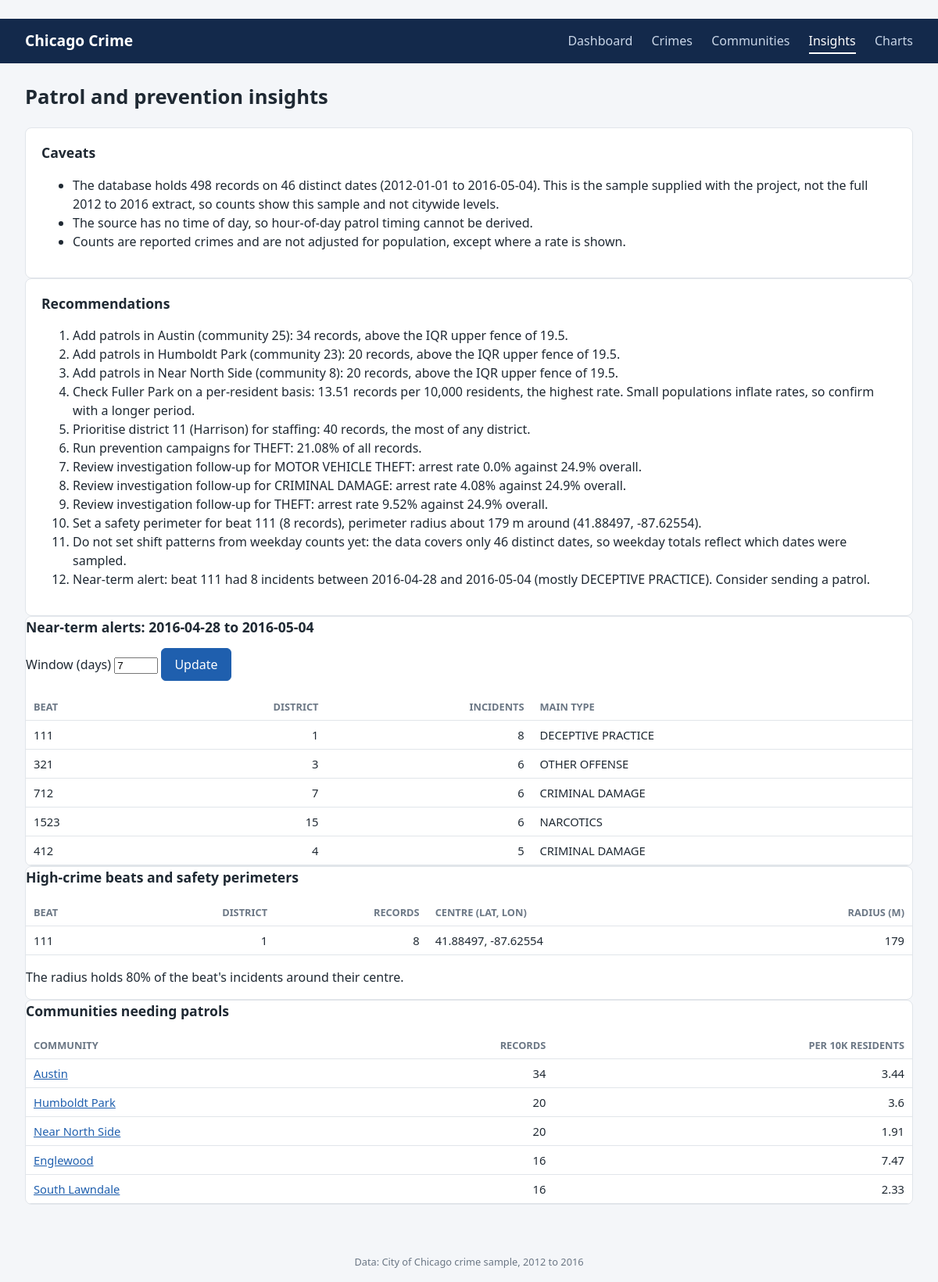
Screenshot of /insights with the database file from the repository.
### tables this page shows
CREATE TABLE dim_community (
	community_code INTEGER NOT NULL, 
	community_name VARCHAR(64) NOT NULL, 
	population INTEGER, 
	area_sqmile FLOAT, 
	area_sqkm FLOAT, 
	density_per_sqmi FLOAT, 
	density_per_sqkm FLOAT, 
	CONSTRAINT pk_dim_community PRIMARY KEY (community_code), 
	CONSTRAINT uq_dim_community_community_name UNIQUE (community_name)
);

### app/app.py (the view)
@app.route("/insights")
def insights_page():
    days = int_arg("days") or 7
    ins = build_insights(get_db(), window_days=min(max(days, 1), 90))
    return render_template("insights.html", ins=ins, notes=caveats(ins) if ins.get("recommendations") else [])

### app/app.py (called while the page is built)
def get_db() -> sqlite3.Connection:
    if "db" not in g:
        if not DB_PATH.is_file():
            abort(503)
        g.db = sqlite3.connect(f"{DB_PATH.as_uri()}?mode=rw", uri=True)
        g.db.row_factory = sqlite3.Row
        g.db.execute("PRAGMA foreign_keys = ON")
    return g.db

@app.before_request
def check_csrf() -> None:
    if request.method == "POST":
        token = request.form.get("csrf")
        if not token or token != session.get("csrf"):
            abort(400)

def int_arg(name: str) -> int | None:
    value = request.args.get(name, "").strip()
    return int(value) if value.isdigit() else None

### app/insights.py (called while the page is built)
def _rows(conn: sqlite3.Connection, sql: str, params: tuple = ()) -> list[dict]:
    cur = conn.execute(sql, params)
    names = [c[0] for c in cur.description]
    return [dict(zip(names, r)) for r in cur.fetchall()]

def _quantile(sorted_values: list[float], q: float) -> float:
    if not sorted_values:
        return float("nan")
    pos = (len(sorted_values) - 1) * q
    lo, hi = math.floor(pos), math.ceil(pos)
    return sorted_values[lo] + (sorted_values[hi] - sorted_values[lo]) * (pos - lo)

def iqr_upper_fence(values: list[int]) -> float:
    s = sorted(values)
    q1, q3 = _quantile(s, 0.25), _quantile(s, 0.75)
    return q3 + 1.5 * (q3 - q1)

def haversine_m(lat1: float, lon1: float, lat2: float, lon2: float) -> float:
    p1, p2 = math.radians(lat1), math.radians(lat2)
    dp, dl = p2 - p1, math.radians(lon2 - lon1)
    a = math.sin(dp / 2) ** 2 + math.cos(p1) * math.cos(p2) * math.sin(dl / 2) ** 2
    return 2 * EARTH_RADIUS_M * math.asin(math.sqrt(a))

def perimeter(points: list[tuple[float, float]]) -> dict | None:
    if not points:
        return None
    lat = sum(p[0] for p in points) / len(points)
    lon = sum(p[1] for p in points) / len(points)
    dists = sorted(haversine_m(lat, lon, p[0], p[1]) for p in points)
    return {
        "center_lat": round(lat, 5),
        "center_lon": round(lon, 5),
        "radius_m": round(_quantile(dists, PERIMETER_SHARE)),
        "points": len(points),
    }

### app/templates/insights.html (shortened to what this page needs)
{% extends "base.html" %}
{% block content %}
<h1>Patrol and prevention insights</h1>
{% if not ins.recommendations %}
<div class="panel"><p>No crime records are loaded yet.</p></div>
{% else %}
<div class="panel">
  <h2>Caveats</h2>
  <ul>{% for n in notes %}<li>{{ n }}</li>{% endfor %}</ul>
</div>
<div class="panel">
  <h2>Recommendations</h2>
  <ol>{% for r in ins.recommendations %}<li>{{ r }}</li>{% endfor %}</ol>
</div>
<div class="panel table-wrap">
  <h2>Near-term alerts: {{ ins.alerts.start }} to {{ ins.alerts.end }}</h2>
  <form method="get" action="{{ url_for('insights_page') }}">
    <label>Window (days) <input type="number" name="days" min="1" max="90" value="{{ ins.window_days }}"></label>
    <button type="submit">Update</button>
  </form>
  <table class="data">
    <thead><tr><th>Beat</th><th class="num">District</th><th class="num">Incidents</th><th>Main type</th></tr></thead>
    <tbody>
    {% for b in ins.alerts.beats %}
      <tr><td>{{ b.beat_num }}</td><td class="num">{{ b.district_code }}</td><td class="num">{{ b.crimes }}</td><td>{{ b.top_type }}</td></tr>
    {% else %}
      <tr><td colspan="4">No beat has 2 or more incidents in this window.</td></tr>
    {% endfor %}
    </tbody>
  </table>
</div>
<div class="panel table-wrap">
  <h2>High-crime beats and safety perimeters</h2>
  <table class="data">
    <thead><tr><th>Beat</th><th class="num">District</th><th class="num">Records</th><th>Centre (lat, lon)</th><th class="num">Radius (m)</th></tr></thead>
    <tbody>
    {% for b in ins.hotspot_beats %}
      <tr>
        <td>{{ b.beat_num }}</td><td class="num">{{ b.district_code }}</td><td class="num">{{ b.crimes }}</td>
        <td>{% if b.perimeter %}{{ b.perimeter.center_lat }}, {{ b.perimeter.center_lon }}{% else %}n/a{% endif %}</td>
        <td class="num">{{ b.perimeter.radius_m if b.perimeter else 'n/a' }}</td>
      </tr>
    {% endfor %}
    </tbody>
  </table>
  <p>The radius holds 80% of the beat's incidents around their centre.</p>
</div>
<div class="panel table-wrap">
  <h2>Communities needing patrols</h2>
  <table class="data">
    <thead><tr><th>Community</th><th class="num">Records</th><th class="num">Per 10k residents</th></tr></thead>
    <tbody>
    {% for r in ins.communities_by_count %}
      <tr><td><a href="{{ url_for('crimes', community=r.code) }}">{{ r.name }}</a></td><td class="num">{{ r.crimes }}</td><td class="num">{{ r.per_10k }}</td></tr>
    {% endfor %}
    </tbody>
  </table>
</div>
{% endif %}
{% endblock %}

### app/static/style.css (style rules this page uses)
:root { --bg: #f4f6f9; --panel: #ffffff; --text: #1f2933; --muted: #6b7785; --border: #e1e5ea; --accent: #1f5fae; --accent-soft: #d6e4f5; --yes: #1d7a46; --no: #9aa5b1; --radius: 8px; }
* { box-sizing: border-box; }
body { margin: 0; font-family: "Segoe UI", system-ui, -apple-system, Arial, sans-serif; background: var(--bg); color: var(--text); line-height: 1.5; }
a { color: var(--accent); }
h1 { margin: 0 0 20px; font-size: 1.6rem; }
h2 { margin: 0 0 14px; font-size: 1.1rem; }
.card, .panel { background: var(--panel); border: 1px solid var(--border); border-radius: var(--radius); padding: 18px 20px; }
table { width: 100%; border-collapse: collapse; font-size: 0.92rem; }
th, td { text-align: left; padding: 8px 10px; border-bottom: 1px solid var(--border); vertical-align: middle; }
th { color: var(--muted); font-weight: 600; font-size: 0.8rem; text-transform: uppercase; }
.num { text-align: right; white-space: nowrap; }
.table-wrap { overflow-x: auto; padding: 0; }
.table-wrap table { min-width: 900px; }
button, .button { display: inline-block; padding: 8px 16px; border: 1px solid var(--accent); border-radius: 6px; background: var(--accent); color: #fff; font: inherit; text-decoration: none; cursor: pointer; }

### rows the page displays
dim_community: name "Austin", crimes "34", per_10k "3.44"
dim_community: name "Humboldt Park", crimes "20", per_10k "3.6"
dim_community: name "Near North Side", crimes "20", per_10k "1.91"
dim_community: name "Englewood", crimes "16", per_10k "7.47"
dim_community: name "South Lawndale", crimes "16", per_10k "2.33"

### other values shown
{{ n }} "The source has no time of day, so hour-of-day patrol timing cannot be derived." "Counts are reported crimes and are not adjusted for population, except where a rate is shown."
{{ r }} "Add patrols in Austin (community 25): 34 records, above the IQR upper fence of 19.5." "Add patrols in Humboldt Park (community 23): 20 records, above the IQR upper fence of 19.5." "Add patrols in Near North Side (community 8): 20 records, above the IQR upper fence of 19.5." "Check Fuller Park on a per-resident basis: 13.51 records per 10,000 residents, the highest rate. Small populations inflate rates, so confirm with a longer period." "Prioritise district 11 (Harrison) for staffing: 40 records, the most of any district." "Run prevention campaigns for THEFT: 21.08% of all records." "Review investigation follow-up for MOTOR VEHICLE THEFT: arrest rate 0.0% against 24.9% overall." "Review investigation follow-up for CRIMINAL DAMAGE: arrest rate 4.08% against 24.9% overall." "Review investigation follow-up for THEFT: arrest rate 9.52% against 24.9% overall." "Set a safety perimeter for beat 111 (8 records), perimeter radius about 179 m around (41.88497, -87.62554)." "Do not set shift patterns from weekday counts yet: the data covers only 46 distinct dates, so weekday totals reflect which dates were sampled." "Near-term alert: beat 111 had 8 incidents between 2016-04-28 and 2016-05-04 (mostly DECEPTIVE PRACTICE). Consider sending a patrol."
{{ ins.alerts.start }} "2016-04-28"
{{ ins.alerts.end }} "2016-05-04"
{{ b.beat_num }} "111" "321" "712" "1523" "412"
{{ b.district_code }} "1" "3" "7" "15" "4"
{{ b.crimes }} "8" "6" "6" "6" "5"
{{ b.top_type }} "DECEPTIVE PRACTICE" "OTHER OFFENSE" "CRIMINAL DAMAGE" "NARCOTICS" "CRIMINAL DAMAGE"
{{ b.beat_num }} "111"
{{ b.district_code }} "1"
{{ b.crimes }} "8"
{{ b.perimeter.center_lat }} "41.88497"
{{ b.perimeter.center_lon }} "-87.62554"
{{ b.perimeter.radius_m if b.perimeter else 'n/a' }} "179"
